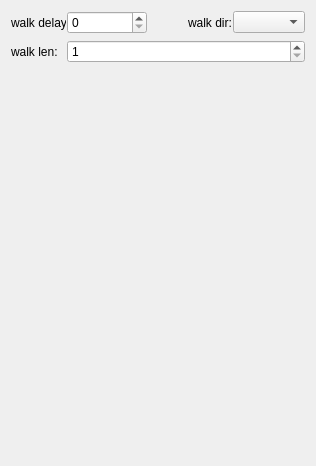
     <widget class="OpenGLWidget" name="tab_4">
      <attribute name="title">
       <string>walk</string>
      </attribute>
      <layout class="QVBoxLayout" name="verticalLayout_8">
       <item>
        <layout class="QHBoxLayout" name="horizontalLayout_69">
         <property name="spacing">
          <number>1</number>
         </property>
         <item>
          <layout class="QHBoxLayout" name="horizontalLayout_66">
           <property name="spacing">
            <number>1</number>
           </property>
           <item>
            <widget class="QLabel" name="label_28">
             <property name="maximumSize">
              <size>
               <width>55</width>
               <height>16777215</height>
              </size>
             </property>
             <property name="text">
              <string>walk delay:</string>
             </property>
            </widget>
           </item>
           <item>
            <widget class="QSpinBox" name="spinBox_autowalkdelay">
             <property name="minimumSize">
              <size>
               <width>80</width>
               <height>0</height>
              </size>
             </property>
             <property name="maximum">
              <number>10000</number>
             </property>
             <property name="stepType">
              <enum>QAbstractSpinBox::AdaptiveDecimalStepType</enum>
             </property>
             <property name="value">
              <number>0</number>
             </property>
            </widget>
           </item>
          </layout>
         </item>
         <item>
          <spacer name="horizontalSpacer">
           <property name="orientation">
            <enum>Qt::Horizontal</enum>
           </property>
           <property name="sizeHint" stdset="0">
            <size>
             <width>40</width>
             <height>20</height>
            </size>
           </property>
          </spacer>
         </item>
         <item>
          <layout class="QHBoxLayout" name="horizontalLayout_65">
           <property name="spacing">
            <number>1</number>
           </property>
           <item>
            <widget class="QLabel" name="label_30">
             <property name="text">
              <string>walk dir:</string>
             </property>
            </widget>
           </item>
           <item>
            <widget class="ComboBox" name="comboBox_autowalkdir"/>
           </item>
          </layout>
         </item>
        </layout>
       </item>
       <item>
        <layout class="QHBoxLayout" name="horizontalLayout_67">
         <property name="spacing">
          <number>1</number>
         </property>
         <item>
          <widget class="QLabel" name="label_29">
           <property name="maximumSize">
            <size>
             <width>55</width>
             <height>16777215</height>
            </size>
           </property>
           <property name="text">
            <string>walk len:</string>
           </property>
          </widget>
         </item>
         <item>
          <widget class="QSpinBox" name="spinBox_autowalklen">
           <property name="minimum">
            <number>1</number>
           </property>
           <property name="maximum">
            <number>1000</number>
           </property>
           <property name="stepType">
            <enum>QAbstractSpinBox::AdaptiveDecimalStepType</enum>
           </property>
          </widget>
         </item>
        </layout>
       </item>
       <item>
        <spacer name="verticalSpacer_2">
         <property name="orientation">
          <enum>Qt::Vertical</enum>
         </property>
         <property name="sizeHint" stdset="0">
          <size>
           <width>20</width>
           <height>392</height>
          </size>
         </property>
        </spacer>
       </item>
      </layout>
     </widget>
